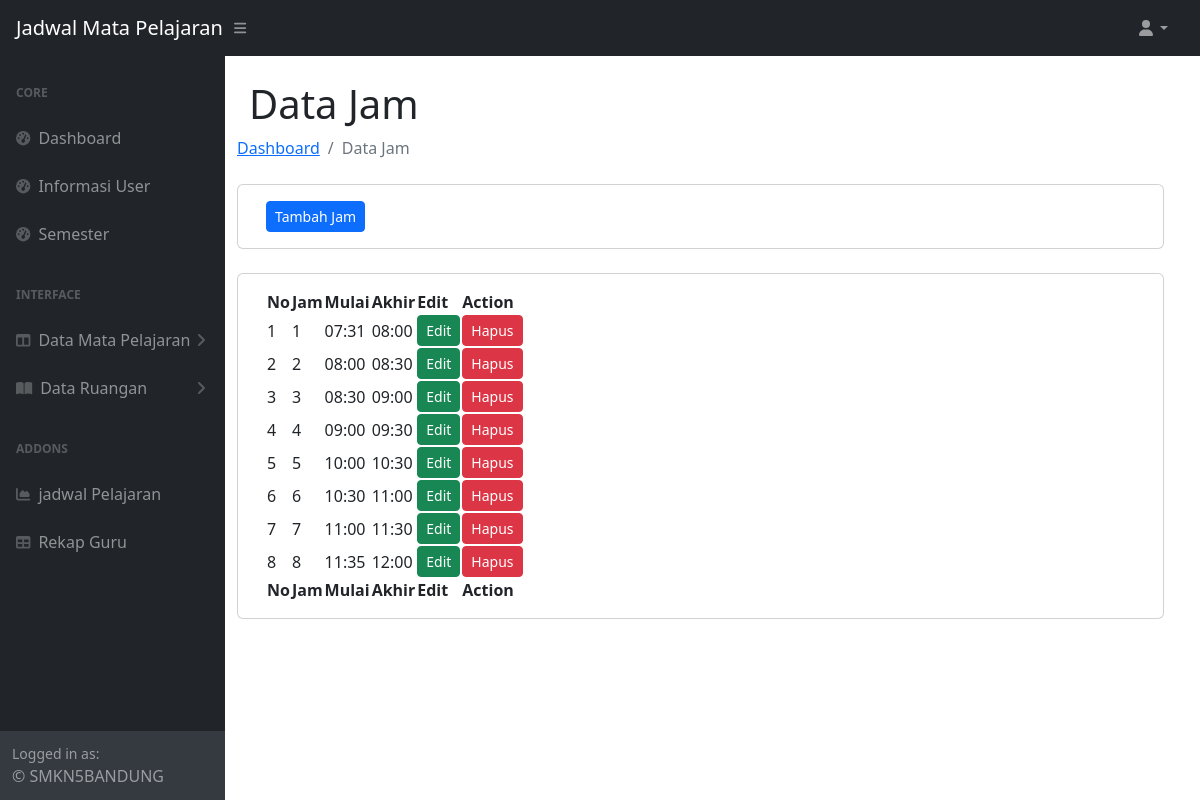
/menu_jam.php (signed in), run on the app's committed database.
### tables this page shows
CREATE TABLE `jam` (
  `id_jam` int(11) NOT NULL,
  `jam` varchar(30) NOT NULL,
  `mulai` varchar(30) NOT NULL,
  `akhir` varchar(30) NOT NULL
);

### menu_jam.php (the view, shortened to what this page needs)
<?php
$level = $_SESSION['level'];
if($level == 1) { include "template/navigasi_admin.php"; }
?>
<!DOCTYPE html>
<html lang="en">
<div id="layoutSidenav_content">
        <main>
        <div class="container-fluid px-4">
        <div class="content">
                    <div class="col-md-12 row">
                        <h1 class="mt-4">Data Jam</h1>
                        <ol class="breadcrumb mb-4">
                            <li class="breadcrumb-item"><a href="index.php">Dashboard</a></li>
                            <li class="breadcrumb-item active">Data Jam</li>
                        </ol>
                        <div class="card mb-4">
                            <div class="card-body">
                                <a href="tambah_jam.php" class="btn btn-primary btn-sm"> Tambah Jam</a>
                            </div>
                        </div>
                        <div class="card mb-4">
                            <div class="card-body">
                                <table id="datatablesSimple">
                                    <thead>
                                        <tr>
                                            <th>No</th>
                                            <th>Jam</th>
                                            <th>Mulai</th>
                                            <th>Akhir</th>
                                            <th>Edit</th>
                                            <th>Action</th>
                                        </tr>
                                    </thead>
                                    <tfoot>
                                        <tr>
                                            <th>No</th>
                                            <th>Jam</th>
                                            <th>Mulai</th>
                                            <th>Akhir</th>
                                            <th>Edit</th>
                                            <th>Action</th>
                                        </tr>
                                    </tfoot>
                                    <tbody>
                                        <?php
                                            $koneksi = mysqli_connect("localhost", "root", "", "jadwal");
                                            $no = 1;
                                            $select         = "select * from jam";
                                            $select         = mysqli_query($koneksi, $select);
                                            while($data= mysqli_fetch_array($select)){
                                        ?>
                                        <tr>
                                                <td><?php echo $no++; ?></td>
                                                <td><?php echo $data['jam']; ?></td>
                                                <td><?php echo $data['mulai']; ?></td>
                                                <td><?php echo $data['akhir']; ?></td>
                                                <td>
                                                    <a class="btn btn-success btn-sm" href="edit_jam.php?id_jam=<?php echo $data['id_jam']; ?>"> Edit</a>
                                                </td>
                                                <td>
                                                    <a class="btn btn-danger btn-sm" href="hapus_jam.php?id_jam=<?php echo $data['id_jam']; ?>"> Hapus</a>
                                                </td>
                                        </tr>
                                        <?php } ?>
                                    </tbody>
                                </table>
                            </div>
                        </div>
                    </div>
                    </div>
            </div>
        </div>
    </body>
</html>

### template/navigasi_admin.php (style rules this page uses)
.card { background-color:white !important; }
.card-body { background-color:white !important; }

### data on the page
jam: jam "1", mulai "07:31", akhir "08:00"
jam: jam "2", mulai "08:00", akhir "08:30"
jam: jam "3", mulai "08:30", akhir "09:00"
jam: jam "4", mulai "09:00", akhir "09:30"
jam: jam "5", mulai "10:00", akhir "10:30"
jam: jam "6", mulai "10:30", akhir "11:00"
jam: jam "7", mulai "11:00", akhir "11:30"
jam: jam "8", mulai "11:35", akhir "12:00"
